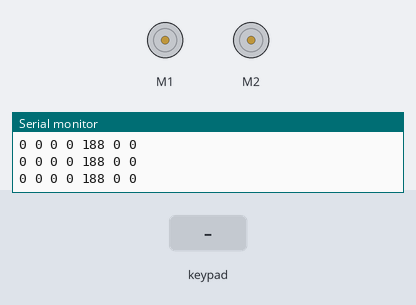
Simulated run of this sketch. Board: Arduino Uno, built with avr-gcc and run on an emulated ATmega328P. Parts: 2 × DC motor (green arrow = forward, orange = backward, longer = faster), the last lines printed to the serial monitor. The test bench sets the inputs (shaded band).

Above: at 1.2 s.
1.3 s: key 'U' pressed
At 1.51 s:
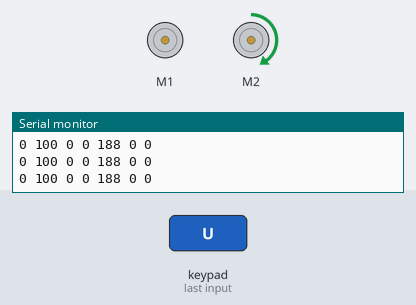
3.2 s: key 'D' pressed
At 3.41 s:
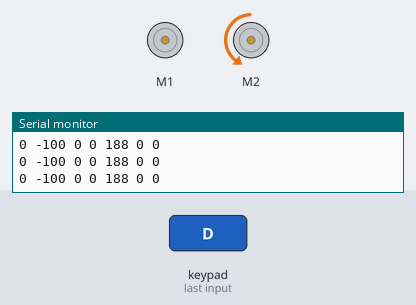
5.1 s: key 'R' pressed
At 5.31 s:
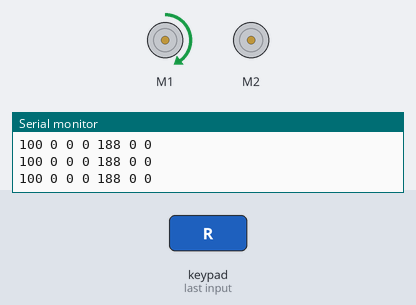
7.0 s: key 'L' pressed
At 7.21 s:
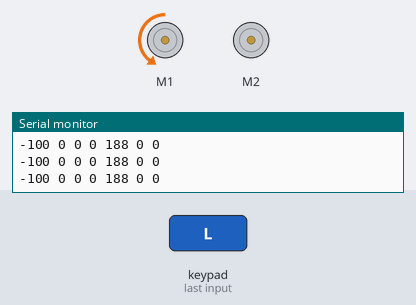
Timing chart, 0 to 9.9 s (numbered marks = the images above; inputs shaded):
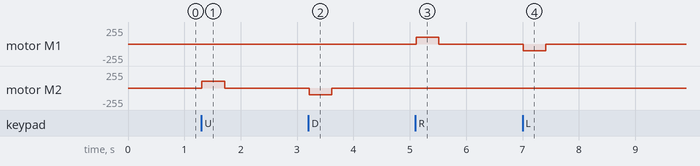

Measured:
- after the input at 1.3 s, motor M2: stopped → forward 99/255 at once, → stopped 0.40 s later
- after the input at 3.2 s, motor M2: stopped → backward 99/255 at once, → stopped 0.40 s later
- after the input at 5.1 s, motor M1: stopped → forward 99/255 at once, → stopped 0.40 s later
- after the input at 7.0 s, motor M1: stopped → backward 99/255 at once, → stopped 0.40 s later

The sketch:

ArduinoTurret.ino
```cpp
/**
This sketch is to control the turret.
Motor 1 (controlled by joystick) is left/right (negative/positive)
Motor 2 (controlled by joystick) is up/down (negative/positive)
The C button cuts motor speed in half to enable more precise aiming
Firing is controlled by the Z button
**/

#include "DualMC33926MotorShield.h"
#include <Wire.h>
#include <ArduinoNunchuk.h>

#define BAUDRATE 19200
// the max speed can go up to 400, but that's too fast for aiming
#define MAX_SPEED 200
#define PAUSE 2

DualMC33926MotorShield md;
ArduinoNunchuk nunchuk = ArduinoNunchuk();

// digital pin controlling gun relay
// using a different pin would be good,
// as the digital pin lights up for a second when
// the arduino turns on, but the motor shield seems
// to make them not work properly
int gun = 13;

void print();
int absolute(int a);
void aim(int x, int y);
void horizontal(double speed);
void vertical(double speed);
void fire(int fire);

void stopIfFault()
{
  if (md.getFault())
  {
    Serial.println("fault");
    while(1);
  }
}

void setup()
{
  Serial.begin(BAUDRATE);
  md.init();
  nunchuk.init();
}

void loop()
{
  nunchuk.update();
  print();
  // we subtract half the magnitude of each joystick value
  // to make it easier to detect deviation from the default
  int x = nunchuk.analogX - 128;
  int y = nunchuk.analogY - 128;
  // the accelerometer isn't used in this program
  // it could be used to aim, if desired
  int aX = nunchuk.accelX - 512;
  int aY = nunchuk.accelY - 512;
  int aZ = nunchuk.accelZ - 512;
  // the buttons are used, but as they're binary,
  // no adjustment is necessary
  int bZ = nunchuk.zButton;
  int bC = nunchuk.cButton;

  aim(x,y,bC);
  // we always call fire, it checks if it actually should fire inside
  fire(bZ);
}

// print the input to serial for debugging
void print()
{
  Serial.print(nunchuk.analogX - 128, DEC);
  Serial.print(' ');
  Serial.print(nunchuk.analogY - 128, DEC);
  Serial.print(' ');
  Serial.print(nunchuk.accelX - 512, DEC);
  Serial.print(' ');
  Serial.print(nunchuk.accelY - 512, DEC);
  Serial.print(' ');
  Serial.print(nunchuk.accelZ - 512, DEC);
  Serial.print(' ');
  Serial.print(nunchuk.zButton, DEC);
  Serial.print(' ');
  Serial.println(nunchuk.cButton, DEC);
}

// return the absolute value of the number
int absolute(int a)
{
  if (a>=0) return a;
  else return -1*a;
}

void aim(int x, int y, int c)
{
  double divisor = 128;
  if (c==1) divisor*=2;
  // we check if it's more than 10 in order to prevent
  // slight wiggle or drift when the joystick isn't being
  // moved but still registers one or two off in either dimension
  if (absolute(x) > 10) {
    horizontal((1.0*x)/divisor);
  } else {
    horizontal(0);
  }
  if (absolute(y) > 10) {
    vertical((1.0*y)/divisor);
  } else {
    vertical(0);
  }
}

// this controls left/right aiming
void horizontal(double speed)
{
  if (md.getFault())
  {
    Serial.println("fault");
    while(1);
  }
  md.setM1Speed(speed * (1.0*MAX_SPEED));
}

// this controls up/down aiming
void vertical(double speed)
{
  if (md.getFault())
  {
    Serial.println("fault");
    while(1);
  }
  md.setM2Speed(speed * (1.0*MAX_SPEED));
}

void fire(int fire)
{
  if (fire == 1) {
    // fire!
    digitalWrite(gun, HIGH);
  } else {
    // don't fire!
    digitalWrite(gun, LOW);
  }
}
```
